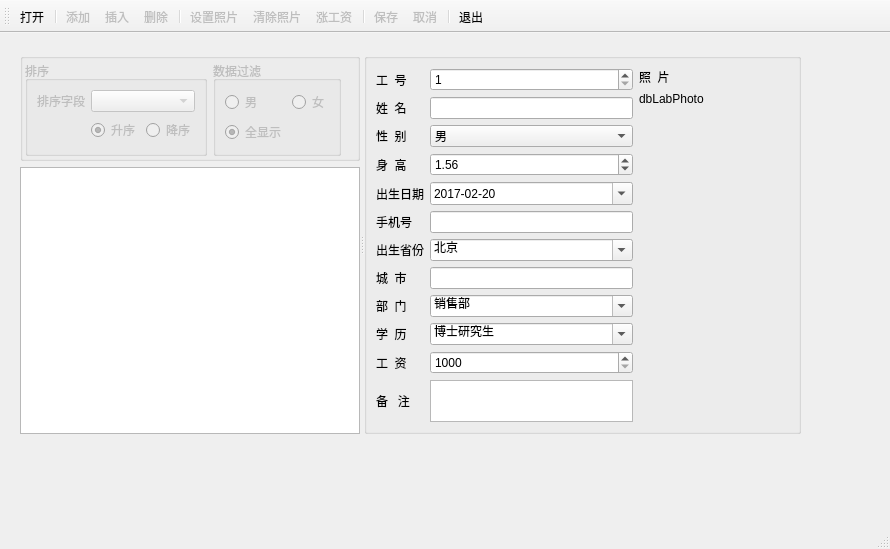
<?xml version="1.0" encoding="UTF-8"?>
<ui version="4.0">
 <class>MainWindow</class>
 <widget class="QMainWindow" name="MainWindow">
  <property name="geometry">
   <rect>
    <x>0</x>
    <y>0</y>
    <width>890</width>
    <height>549</height>
   </rect>
  </property>
  <property name="windowTitle">
   <string>MainWindow</string>
  </property>
  <widget class="QWidget" name="centralwidget">
   <widget class="QSplitter" name="splitter">
    <property name="geometry">
     <rect>
      <x>20</x>
      <y>20</y>
      <width>781</width>
      <height>381</height>
     </rect>
    </property>
    <property name="orientation">
     <enum>Qt::Horizontal</enum>
    </property>
    <widget class="QWidget" name="layoutWidget">
     <layout class="QVBoxLayout" name="verticalLayout_2">
      <item>
       <widget class="QGroupBox" name="groupBox_2">
        <property name="title">
         <string/>
        </property>
        <layout class="QHBoxLayout" name="horizontalLayout_2">
         <property name="spacing">
          <number>6</number>
         </property>
         <property name="leftMargin">
          <number>2</number>
         </property>
         <property name="topMargin">
          <number>2</number>
         </property>
         <property name="bottomMargin">
          <number>2</number>
         </property>
         <item>
          <widget class="QGroupBox" name="groupBoxSort">
           <property name="enabled">
            <bool>false</bool>
           </property>
           <property name="title">
            <string>排序</string>
           </property>
           <layout class="QGridLayout" name="gridLayout_3">
            <item row="0" column="0">
             <widget class="QLabel" name="label_14">
              <property name="text">
               <string>排序字段</string>
              </property>
             </widget>
            </item>
            <item row="0" column="1" colspan="2">
             <widget class="QComboBox" name="comboFields"/>
            </item>
            <item row="1" column="0">
             <spacer name="horizontalSpacer">
              <property name="orientation">
               <enum>Qt::Horizontal</enum>
              </property>
              <property name="sizeHint" stdset="0">
               <size>
                <width>40</width>
                <height>20</height>
               </size>
              </property>
             </spacer>
            </item>
            <item row="1" column="1">
             <widget class="QRadioButton" name="radioBtnAscend">
              <property name="text">
               <string>升序</string>
              </property>
              <property name="checked">
               <bool>true</bool>
              </property>
             </widget>
            </item>
            <item row="1" column="2">
             <widget class="QRadioButton" name="radioBtnDescend">
              <property name="text">
               <string>降序</string>
              </property>
             </widget>
            </item>
           </layout>
          </widget>
         </item>
         <item>
          <widget class="QGroupBox" name="groupBoxFilter">
           <property name="enabled">
            <bool>false</bool>
           </property>
           <property name="title">
            <string>数据过滤</string>
           </property>
           <property name="checkable">
            <bool>false</bool>
           </property>
           <layout class="QGridLayout" name="gridLayout_2">
            <item row="0" column="0">
             <widget class="QRadioButton" name="radioBtnMan">
              <property name="text">
               <string>男</string>
              </property>
             </widget>
            </item>
            <item row="0" column="1">
             <widget class="QRadioButton" name="radioBtnWoman">
              <property name="text">
               <string>女</string>
              </property>
              <property name="checkable">
               <bool>true</bool>
              </property>
             </widget>
            </item>
            <item row="1" column="0">
             <widget class="QRadioButton" name="radioBtnBoth">
              <property name="text">
               <string>全显示</string>
              </property>
              <property name="checked">
               <bool>true</bool>
              </property>
             </widget>
            </item>
            <item row="1" column="1">
             <spacer name="horizontalSpacer_2">
              <property name="orientation">
               <enum>Qt::Horizontal</enum>
              </property>
              <property name="sizeHint" stdset="0">
               <size>
                <width>40</width>
                <height>20</height>
               </size>
              </property>
             </spacer>
            </item>
           </layout>
          </widget>
         </item>
         <item>
          <spacer name="horizontalSpacer_3">
           <property name="orientation">
            <enum>Qt::Horizontal</enum>
           </property>
           <property name="sizeHint" stdset="0">
            <size>
             <width>45</width>
             <height>20</height>
            </size>
           </property>
          </spacer>
         </item>
        </layout>
       </widget>
      </item>
      <item>
       <widget class="QTableView" name="tableView">
        <property name="editTriggers">
         <set>QAbstractItemView::AnyKeyPressed|QAbstractItemView::DoubleClicked|QAbstractItemView::EditKeyPressed|QAbstractItemView::SelectedClicked</set>
        </property>
       </widget>
      </item>
     </layout>
    </widget>
    <widget class="QGroupBox" name="groupBox">
     <property name="title">
      <string/>
     </property>
     <layout class="QHBoxLayout" name="horizontalLayout">
      <item>
       <layout class="QGridLayout" name="gridLayout">
        <item row="0" column="0">
         <widget class="QLabel" name="label">
          <property name="text">
           <string>工  号</string>
          </property>
          <property name="buddy">
           <cstring>dbSpinEmpNo</cstring>
          </property>
         </widget>
        </item>
        <item row="0" column="1">
         <widget class="QSpinBox" name="dbSpinEmpNo">
          <property name="minimum">
           <number>1</number>
          </property>
          <property name="maximum">
           <number>10000</number>
          </property>
         </widget>
        </item>
        <item row="1" column="0">
         <widget class="QLabel" name="label_2">
          <property name="text">
           <string>姓  名</string>
          </property>
          <property name="buddy">
           <cstring>dbEditName</cstring>
          </property>
         </widget>
        </item>
        <item row="1" column="1">
         <widget class="QLineEdit" name="dbEditName"/>
        </item>
        <item row="2" column="0">
         <widget class="QLabel" name="label_3">
          <property name="text">
           <string>性  别</string>
          </property>
          <property name="buddy">
           <cstring>dbComboSex</cstring>
          </property>
         </widget>
        </item>
        <item row="2" column="1">
         <widget class="QComboBox" name="dbComboSex">
          <item>
           <property name="text">
            <string>男</string>
           </property>
          </item>
          <item>
           <property name="text">
            <string>女</string>
           </property>
          </item>
         </widget>
        </item>
        <item row="3" column="0">
         <widget class="QLabel" name="label_4">
          <property name="text">
           <string>身  高</string>
          </property>
          <property name="buddy">
           <cstring>dbSpinHeight</cstring>
          </property>
         </widget>
        </item>
        <item row="3" column="1">
         <widget class="QDoubleSpinBox" name="dbSpinHeight">
          <property name="suffix">
           <string/>
          </property>
          <property name="maximum">
           <double>3.000000000000000</double>
          </property>
          <property name="singleStep">
           <double>0.010000000000000</double>
          </property>
          <property name="value">
           <double>1.560000000000000</double>
          </property>
         </widget>
        </item>
        <item row="4" column="0">
         <widget class="QLabel" name="label_5">
          <property name="text">
           <string>出生日期</string>
          </property>
          <property name="buddy">
           <cstring>dbEditBirth</cstring>
          </property>
         </widget>
        </item>
        <item row="4" column="1">
         <widget class="QDateEdit" name="dbEditBirth">
          <property name="displayFormat">
           <string>yyyy-MM-dd</string>
          </property>
          <property name="calendarPopup">
           <bool>true</bool>
          </property>
          <property name="date">
           <date>
            <year>2017</year>
            <month>2</month>
            <day>20</day>
           </date>
          </property>
         </widget>
        </item>
        <item row="5" column="0">
         <widget class="QLabel" name="label_10">
          <property name="text">
           <string>手机号</string>
          </property>
          <property name="buddy">
           <cstring>dbEditMobile</cstring>
          </property>
         </widget>
        </item>
        <item row="5" column="1">
         <widget class="QLineEdit" name="dbEditMobile"/>
        </item>
        <item row="6" column="0">
         <widget class="QLabel" name="label_7">
          <property name="text">
           <string>出生省份</string>
          </property>
          <property name="buddy">
           <cstring>dbComboProvince</cstring>
          </property>
         </widget>
        </item>
        <item row="6" column="1">
         <widget class="QComboBox" name="dbComboProvince">
          <property name="editable">
           <bool>true</bool>
          </property>
          <item>
           <property name="text">
            <string>北京</string>
           </property>
          </item>
          <item>
           <property name="text">
            <string>上海</string>
           </property>
          </item>
          <item>
           <property name="text">
            <string>天津</string>
           </property>
          </item>
          <item>
           <property name="text">
            <string>重庆</string>
           </property>
          </item>
          <item>
           <property name="text">
            <string>安徽</string>
           </property>
          </item>
          <item>
           <property name="text">
            <string>河北</string>
           </property>
          </item>
          <item>
           <property name="text">
            <string>河南</string>
           </property>
          </item>
          <item>
           <property name="text">
            <string>湖北</string>
           </property>
          </item>
          <item>
           <property name="text">
            <string>湖南</string>
           </property>
          </item>
          <item>
           <property name="text">
            <string>山西</string>
           </property>
          </item>
          <item>
           <property name="text">
            <string>山东</string>
           </property>
          </item>
          <item>
           <property name="text">
            <string>陕西</string>
           </property>
          </item>
          <item>
           <property name="text">
            <string>江苏</string>
           </property>
          </item>
          <item>
           <property name="text">
            <string>江西</string>
           </property>
          </item>
         </widget>
        </item>
        <item row="7" column="0">
         <widget class="QLabel" name="label_8">
          <property name="text">
           <string>城  市</string>
          </property>
          <property name="buddy">
           <cstring>dbEditCity</cstring>
          </property>
         </widget>
        </item>
        <item row="7" column="1">
         <widget class="QLineEdit" name="dbEditCity"/>
        </item>
        <item row="8" column="0">
         <widget class="QLabel" name="label_6">
          <property name="text">
           <string>部  门</string>
          </property>
          <property name="buddy">
           <cstring>dbComboDep</cstring>
          </property>
         </widget>
        </item>
        <item row="8" column="1">
         <widget class="QComboBox" name="dbComboDep">
          <property name="editable">
           <bool>true</bool>
          </property>
          <item>
           <property name="text">
            <string>销售部</string>
           </property>
          </item>
          <item>
           <property name="text">
            <string>技术部</string>
           </property>
          </item>
          <item>
           <property name="text">
            <string>生产部</string>
           </property>
          </item>
          <item>
           <property name="text">
            <string>行政部</string>
           </property>
          </item>
         </widget>
        </item>
        <item row="11" column="1">
         <widget class="QPlainTextEdit" name="dbEditMemo">
          <property name="maximumSize">
           <size>
            <width>16777215</width>
            <height>16777215</height>
           </size>
          </property>
         </widget>
        </item>
        <item row="11" column="0">
         <widget class="QLabel" name="label_9">
          <property name="text">
           <string>备   注</string>
          </property>
          <property name="buddy">
           <cstring>dbEditMemo</cstring>
          </property>
         </widget>
        </item>
        <item row="9" column="0">
         <widget class="QLabel" name="label_11">
          <property name="text">
           <string>学  历</string>
          </property>
          <property name="buddy">
           <cstring>dbComboEdu</cstring>
          </property>
         </widget>
        </item>
        <item row="10" column="1">
         <widget class="QSpinBox" name="dbSpinSalary">
          <property name="prefix">
           <string/>
          </property>
          <property name="minimum">
           <number>1000</number>
          </property>
          <property name="maximum">
           <number>50000</number>
          </property>
          <property name="singleStep">
           <number>100</number>
          </property>
          <property name="value">
           <number>1000</number>
          </property>
         </widget>
        </item>
        <item row="10" column="0">
         <widget class="QLabel" name="label_12">
          <property name="text">
           <string>工  资</string>
          </property>
          <property name="buddy">
           <cstring>dbSpinSalary</cstring>
          </property>
         </widget>
        </item>
        <item row="9" column="1">
         <widget class="QComboBox" name="dbComboEdu">
          <property name="editable">
           <bool>true</bool>
          </property>
          <item>
           <property name="text">
            <string>博士研究生</string>
           </property>
          </item>
          <item>
           <property name="text">
            <string>硕士研究生</string>
           </property>
          </item>
          <item>
           <property name="text">
            <string>大学本科</string>
           </property>
          </item>
          <item>
           <property name="text">
            <string>大学专科</string>
           </property>
          </item>
          <item>
           <property name="text">
            <string>高中</string>
           </property>
          </item>
          <item>
           <property name="text">
            <string>初中</string>
           </property>
          </item>
          <item>
           <property name="text">
            <string>小学</string>
           </property>
          </item>
         </widget>
        </item>
       </layout>
      </item>
      <item>
       <layout class="QVBoxLayout" name="verticalLayout">
        <item>
         <widget class="QLabel" name="label_13">
          <property name="text">
           <string>照  片</string>
          </property>
         </widget>
        </item>
        <item>
         <widget class="QLabel" name="dbLabPhoto">
          <property name="minimumSize">
           <size>
            <width>150</width>
            <height>0</height>
           </size>
          </property>
          <property name="maximumSize">
           <size>
            <width>350</width>
            <height>16777215</height>
           </size>
          </property>
          <property name="text">
           <string>dbLabPhoto</string>
          </property>
         </widget>
        </item>
        <item>
         <spacer name="verticalSpacer">
          <property name="orientation">
           <enum>Qt::Vertical</enum>
          </property>
          <property name="sizeHint" stdset="0">
           <size>
            <width>20</width>
            <height>40</height>
           </size>
          </property>
         </spacer>
        </item>
       </layout>
      </item>
     </layout>
    </widget>
   </widget>
  </widget>
  <widget class="QMenuBar" name="menubar">
   <property name="geometry">
    <rect>
     <x>0</x>
     <y>0</y>
     <width>890</width>
     <height>24</height>
    </rect>
   </property>
  </widget>
  <widget class="QStatusBar" name="statusbar"/>
  <widget class="QToolBar" name="toolBar">
   <property name="windowTitle">
    <string>toolBar</string>
   </property>
   <property name="toolButtonStyle">
    <enum>Qt::ToolButtonTextUnderIcon</enum>
   </property>
   <attribute name="toolBarArea">
    <enum>TopToolBarArea</enum>
   </attribute>
   <attribute name="toolBarBreak">
    <bool>false</bool>
   </attribute>
   <addaction name="actOpenDB"/>
   <addaction name="separator"/>
   <addaction name="actRecAppend"/>
   <addaction name="actRecInsert"/>
   <addaction name="actRecDelete"/>
   <addaction name="separator"/>
   <addaction name="actPhoto"/>
   <addaction name="actPhotoClear"/>
   <addaction name="actScan"/>
   <addaction name="separator"/>
   <addaction name="actSubmit"/>
   <addaction name="actRevert"/>
   <addaction name="separator"/>
   <addaction name="actQuit"/>
  </widget>
  <action name="actOpenDB">
   <property name="icon">
    <iconset resource="res.qrc">
     <normaloff>:/images/images/open3.bmp</normaloff>:/images/images/open3.bmp</iconset>
   </property>
   <property name="text">
    <string>打开</string>
   </property>
   <property name="toolTip">
    <string>打开数据库</string>
   </property>
  </action>
  <action name="actQuit">
   <property name="icon">
    <iconset resource="res.qrc">
     <normaloff>:/images/images/exit.bmp</normaloff>:/images/images/exit.bmp</iconset>
   </property>
   <property name="text">
    <string>退出</string>
   </property>
   <property name="toolTip">
    <string>退出</string>
   </property>
  </action>
  <action name="actRecAppend">
   <property name="checkable">
    <bool>false</bool>
   </property>
   <property name="enabled">
    <bool>false</bool>
   </property>
   <property name="icon">
    <iconset resource="res.qrc">
     <normaloff>:/images/images/316.bmp</normaloff>:/images/images/316.bmp</iconset>
   </property>
   <property name="text">
    <string>添加</string>
   </property>
   <property name="toolTip">
    <string>添加记录</string>
   </property>
  </action>
  <action name="actRecInsert">
   <property name="enabled">
    <bool>false</bool>
   </property>
   <property name="icon">
    <iconset resource="res.qrc">
     <normaloff>:/images/images/306.bmp</normaloff>:/images/images/306.bmp</iconset>
   </property>
   <property name="text">
    <string>插入</string>
   </property>
   <property name="toolTip">
    <string>插入记录</string>
   </property>
  </action>
  <action name="actSubmit">
   <property name="enabled">
    <bool>false</bool>
   </property>
   <property name="icon">
    <iconset resource="res.qrc">
     <normaloff>:/images/images/save1.bmp</normaloff>:/images/images/save1.bmp</iconset>
   </property>
   <property name="text">
    <string>保存</string>
   </property>
   <property name="toolTip">
    <string>保存修改</string>
   </property>
  </action>
  <action name="actRevert">
   <property name="enabled">
    <bool>false</bool>
   </property>
   <property name="icon">
    <iconset resource="res.qrc">
     <normaloff>:/images/images/ubdo.bmp</normaloff>:/images/images/ubdo.bmp</iconset>
   </property>
   <property name="text">
    <string>取消</string>
   </property>
   <property name="toolTip">
    <string>取消修改</string>
   </property>
  </action>
  <action name="actRecDelete">
   <property name="enabled">
    <bool>false</bool>
   </property>
   <property name="icon">
    <iconset resource="res.qrc">
     <normaloff>:/images/images/delete1.bmp</normaloff>:/images/images/delete1.bmp</iconset>
   </property>
   <property name="text">
    <string>删除</string>
   </property>
   <property name="toolTip">
    <string>删除记录</string>
   </property>
  </action>
  <action name="actPhoto">
   <property name="enabled">
    <bool>false</bool>
   </property>
   <property name="icon">
    <iconset resource="res.qrc">
     <normaloff>:/images/images/00.JPG</normaloff>:/images/images/00.JPG</iconset>
   </property>
   <property name="text">
    <string>设置照片</string>
   </property>
   <property name="toolTip">
    <string>设置照片</string>
   </property>
  </action>
  <action name="actPhotoClear">
   <property name="enabled">
    <bool>false</bool>
   </property>
   <property name="icon">
    <iconset resource="res.qrc">
     <normaloff>:/images/images/103.bmp</normaloff>:/images/images/103.bmp</iconset>
   </property>
   <property name="text">
    <string>清除照片</string>
   </property>
   <property name="toolTip">
    <string>清除照片</string>
   </property>
  </action>
  <action name="actScan">
   <property name="enabled">
    <bool>false</bool>
   </property>
   <property name="icon">
    <iconset resource="res.qrc">
     <normaloff>:/images/images/up.bmp</normaloff>:/images/images/up.bmp</iconset>
   </property>
   <property name="text">
    <string>涨工资</string>
   </property>
   <property name="toolTip">
    <string>涨工资</string>
   </property>
  </action>
 </widget>
 <resources>
  <include location="res.qrc"/>
 </resources>
 <connections>
  <connection>
   <sender>actQuit</sender>
   <signal>triggered()</signal>
   <receiver>MainWindow</receiver>
   <slot>close()</slot>
   <hints>
    <hint type="sourcelabel">
     <x>-1</x>
     <y>-1</y>
    </hint>
    <hint type="destinationlabel">
     <x>444</x>
     <y>274</y>
    </hint>
   </hints>
  </connection>
 </connections>
</ui>
